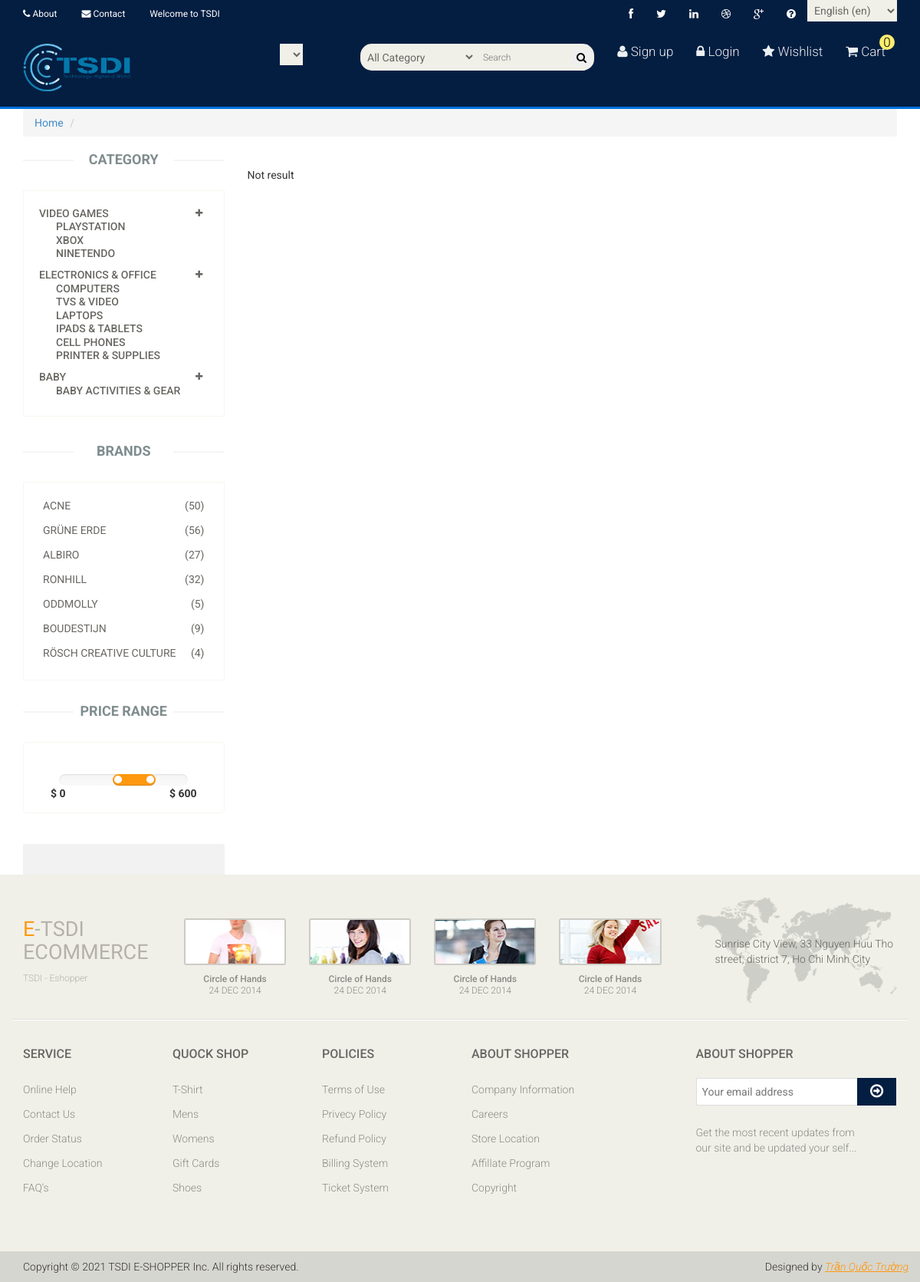
The app's page /category/8/PlayStation with its own data.
### home/models.py (models this page shows, shortened)
class Setting(models.Model):
    STATUS = (
        ('True','On'),
        ('False','Off')
    )
    title = models.CharField(max_length=255)
    slug = models.SlugField()
    keyword = models.CharField(max_length=255)
    company = models.CharField(max_length=50)
    address = models.CharField(blank=True, max_length=100)
    phone = models.CharField(blank=True, max_length=15)
    fax = models.CharField(blank=True, max_length=15)
    email = models.CharField(blank=True, max_length=50)
    smtpserver = models.CharField(blank=True, max_length=20)
    smtpemail = models.CharField(blank=True, max_length=20)
    smtppassword = models.CharField(blank=True, max_length=10)
    smtpport = models.CharField(blank=True, max_length=5)
    icon = models.ImageField(blank=True, upload_to="icon")
    facebook = models.CharField(blank=True, max_length=50)
    istagram = models.CharField(blank=True, max_length=50)
    twitter = models.CharField(blank=True, max_length=50)
    aboutus = RichTextUploadingField(blank=True)
    contactus = RichTextUploadingField(blank=True)
    reference = RichTextUploadingField(blank=True)
    status = models.CharField(max_length=10, choices=STATUS)
    created_at = models.DateTimeField(auto_now_add=True)
    updated_at = models.DateTimeField(auto_now_add=True)

### home/views.py (the view, shortened to what this page needs)
# urls.py: path('category/<int:id>/<slug:slug>', views.category, name='category'),
def category(request, id, slug):
    defaultlang = settings.LANGUAGE_CODE[0:2]
    currentlang = request.LANGUAGE_CODE[0:2]
    catdata = Category.objects.get(pk=id)
    product_slider = Product.objects.all().order_by('-id')[:4]
    setting = Setting.objects.get(pk=1)
    products = Product.objects.filter(category_id=id)  # default language
    context = {'products': products,
               'setting': setting,
               'product_slider': product_slider,
               'catdata': catdata
               }
    return render(request, 'categorys.html', context)

### home/templatetags/poll_extras.py (called while the page is built)
@register.simple_tag
def categorylist():
    return Category.objects.all()

@register.simple_tag
def shopcartcount(userid):
    count = ShopCart.objects.filter(user_id=userid).count()
    return count

### home/templates/categorys.html (shortened to what this page needs)
{% extends 'base.html' %}
{% load static %}
{% block content %}
<section>
    <div id="breadcrumb">
        <div class="container">
            <ul class="breadcrumb">
                <li><a href="/">Home</a></li>
                <li>{{ category_detail.title }}</li>
            </ul>
        </div>
    </div>
    <div class="container">
        <div class="row">
	        {%	include 'left.html' %}
        <div class="col-sm-9 padding-right">
        {% if category_list %}
        <div class="row">
            <div class="col-sm-2">PRODUCT</div>
            <div class="col-sm-5"></div>
            <div class="col-sm-2">CATEGORY</div>
            <div class="col-sm-1">PRICE</div>
            <div class="col-sm-1">QUANTITY</div>
            <div class="col-sm-1"></div>
        </div>
        {% else %}
        <div class="row"><div class="col-sm-12">Not result</div></div>
        {% endif %}
    </div>
        </div>
</section>
{% endblock %}

### home/templates/footer.html (shortened to what this page needs)
{% load static %}
{% load i18n %}
<footer id="footer">
    <div class="footer-top">
        <div class="container">
            <div class="row">
                <div class="col-sm-2">
                    <div class="companyinfo">
                        <h2><span>e</span>-{{ setting.title }}</h2>
                        <p>{{ setting.company }}</p>
                    </div>
                </div>
                <div class="col-sm-7">
                    <div class="col-sm-3">
                        <div class="video-gallery text-center">
                            <a href="#">
                                <div class="iframe-img">
                                    <img src="{% static 'images/home/iframe1.png' %}" alt="" />
                                </div>
                            </a>
                            <p>Circle of Hands</p>
                            <h2>24 DEC 2014</h2>
                        </div>
                    </div>
                    <div class="col-sm-3">
                        <div class="video-gallery text-center">
                            <a href="#">
                                <div class="iframe-img">
                                    <img src="{% static 'images/home/iframe2.png' %}" alt="" />
                                </div>
                            </a>
                            <p>Circle of Hands</p>
                            <h2>24 DEC 2014</h2>
                        </div>
                    </div>
                    <div class="col-sm-3">
                        <div class="video-gallery text-center">
                            <a href="#">
                                <div class="iframe-img">
                                    <img src="{% static 'images/home/iframe3.png' %}" alt="" />
                                </div>
                            </a>
                            <p>Circle of Hands</p>
                            <h2>24 DEC 2014</h2>
                        </div>
                    </div>
                    <div class="col-sm-3">
                        <div class="video-gallery text-center">
                            <a href="#">
                                <div class="iframe-img">
                                    <img src="{% static 'images/home/iframe4.png' %}" alt="" />
                                </div>
                            </a>
                            <p>Circle of Hands</p>
                            <h2>24 DEC 2014</h2>
                        </div>
                    </div>
                </div>
                <div class="col-sm-3">
                    <div class="address">
                        <img src="{% static 'images/home/map.png' %}" alt="" />
                        <p>{{ setting.address }}</p>
                    </div>
                </div>
            </div>
        </div>
    </div>
    <div class="footer-widget">
        <div class="container">
            <div class="row">
                <div class="col-sm-2">
                    <div class="single-widget">
                        <h2>{% trans 'Service' %}</h2>
                        <ul class="nav nav-pills nav-stacked">
                            <li><a href="#">{% trans 'Online Help' %}</a></li>
                            <li><a href="#">{% trans 'Contact Us' %}</a></li>
                            <li><a href="#">{% trans 'Order Status' %}</a></li>
                            <li><a href="#">{% trans 'Change Location' %}</a></li>
                            <li><a href="#">{% trans 'FAQ’s' %}</a></li>
                        </ul>
                    </div>
                </div>
                <div class="col-sm-2">
                    <div class="single-widget">
                        <h2>{% trans 'Quock Shop' %}</h2>
                        <ul class="nav nav-pills nav-stacked">
                            <li><a href="#">{% trans 'T-Shirt' %}</a></li>
                            <li><a href="#">{% trans 'Mens' %}</a></li>
                            <li><a href="#">{% trans 'Womens' %}</a></li>
                            <li><a href="#">{% trans 'Gift Cards' %}</a></li>
                            <li><a href="#">{% trans 'Shoes' %}</a></li>
                        </ul>
                    </div>
                </div>
                <div class="col-sm-2">
                    <div class="single-widget">
                        <h2>{% trans 'Policies' %}</h2>
                        <ul class="nav nav-pills nav-stacked">
                            <li><a href="#">{% trans 'Terms of Use' %}</a></li>
                            <li><a href="#">{% trans 'Privecy Policy' %}</a></li>
                            <li><a href="#">{% trans 'Refund Policy' %}</a></li>
                            <li><a href="#">{% trans 'Billing System' %}</a></li>
                            <li><a href="#">{% trans 'Ticket System' %}</a></li>
                        </ul>
                    </div>
                </div>
                <div class="col-sm-2">
                    <div class="single-widget">
                        <h2>{% trans 'About Shopper' %}</h2>
                        <ul class="nav nav-pills nav-stacked">
                            <li><a href="#">{% trans 'Company Information' %}</a></li>
                            <li><a href="#">{% trans 'Careers' %}</a></li>
                            <li><a href="#">{% trans 'Store Location' %}</a></li>
                            <li><a href="#">{% trans 'Affillate Program' %}</a></li>
                            <li><a href="#">{% trans 'Copyright' %}</a></li>
                        </ul>
                    </div>
                </div>
                <div class="col-sm-3 col-sm-offset-1">
                    <div class="single-widget">
                        <h2>{% trans 'About Shopper' %}</h2>
                        <form action="#" class="searchform">
                            <input type="text" placeholder="{% trans 'Your email address' %}" />
                            <button type="submit" class="btn btn-default"><i class="fa fa-arrow-circle-o-right"></i></button>
                            <p>{% trans 'Get the most recent updates from' %} <br />{% trans 'our site and be updated your self...' %}</p>
                        </form>
                    </div>
                </div>
            </div>
        </div>
    </div>
    <div class="footer-bottom">
        <div class="container">
            <div class="row">
                <p class="pull-left">{% trans ' Copyright © 2021 TSDI E-SHOPPER Inc. All rights reserved.' %}</p>
                <p class="pull-right">{% trans 'Designed by' %} <span><a  href="call:0908855654">Trần Quốc Trường</a></span></p>
            </div>
        </div>
    </div>
</footer>

### static/css/main.css (style rules this page uses)
body { font-family: 'Roboto', sans-serif; background:; position: relative; font-weight:400px; }
ul li { list-style: none; }
a { -webkit-transition: 300ms; -moz-transition: 300ms; -o-transition: 300ms; transition: 300ms; }
h1, h2, h3, h4, h5, h6 { font-family: 'Roboto', sans-serif; }
#footer { background: #F0F0E9; }
.footer-top .container { border-bottom: 1px solid #E0E0DA; padding-bottom: 20px; }
.companyinfo { margin-top: 57px; }
.companyinfo h2 { color: #B4B1AB; font-family: abel; font-size: 27px; text-transform: uppercase; }
.companyinfo h2 span { color:#FE980F; }
.companyinfo p { color: #B3B3AD; font-family: 'Roboto', sans-serif; font-size: 12px; font-weight: 300; }
.footer-top .col-sm-3 { overflow: hidden; }
.video-gallery { margin-top: 57px; position: inherit; }
.video-gallery a img { height: 100%; width: 100%; }
.iframe-img { position: relative; display: block; height: 61px; margin-bottom: 10px; border: 2px solid #CCCCC6; border-radius: 3px; }
.video-gallery p { color: #8C8C88; font-family: 'Roboto', sans-serif; font-size: 12px; font-weight: 500; margin-bottom:0px; }
.video-gallery h2 { color: #8c8c88; font-family: 'Roboto', sans-serif; font-size: 12px; font-weight: 300; text-transform:uppercase; margin-top:0px; }
.address { margin-top: 30px; position: relative; overflow: hidden; }
.address img { width:100%; }
.address p { color: #666663; font-family: 'Roboto', sans-serif; font-size: 14px; font-weight: 300; left: 25px; position: absolute; top: 50px; }
.footer-widget { margin-bottom: 68px; }
.footer-widget .container { border-top: 1px solid #FFFFFF; padding-top: 15px; }
.single-widget h2 { color: #666663; font-family: 'Roboto', sans-serif; font-size: 16px; font-weight: 500; margin-bottom: 22px; text-transform: uppercase; }
.single-widget ul li a { color: #8C8C88; font-family: 'Roboto', sans-serif; font-size: 14px; font-weight: 300; padding: 5px 0; }
.searchform input { border: 1px solid #DDDDDD; color: #CCCCC6; font-family: 'Roboto', sans-serif; font-size: 14px; margin-top: 0; outline: medium none; padding: 7px; width: 212px; }
.searchform button { background: #041e42; border: medium none; border-radius: 0; margin-left: -5px; margin-top: -3px; padding: 7px 17px; }
.searchform button i { color: #FFFFFF; font-size: 20px; }
.searchform p { color: #8C8C88; font-family: 'Roboto', sans-serif; font-size: 14px; font-weight: 300; margin-top: 25px; }
.footer-bottom { background: #D6D6D0; padding-top: 10px; }
.footer-bottom p { color: #363432; font-family: 'Roboto', sans-serif; font-weight: 300; margin-left: 15px; }
.footer-bottom p span a { color: #FE980F; font-style: italic; text-decoration: underline; }
.category-products .panel-default .panel-heading { background-color: #FFFFFF; border: 0 none; color: #FFFFFF; padding: 5px 20px; }
.category-products .panel-default .panel-heading .panel-title a { color: #696763; font-family: 'Roboto', sans-serif; font-size: 14px; text-decoration: none; text-transform: uppercase; }
.category-products .badge { background:none; border-radius: 10px; color: #696763; display: inline-block; font-size: 12px; font-weight: bold; line-height: 1; min-width: 10px; padding: 3px 7px; text-align: center; vertical-align: baseline; white-space: nowrap; }
.padding-right { padding-right: 0; }

### records on screen
Setting: title "TSDI ECOMMERCE", company "TSDI - Eshopper", address "Sunrise City View, 33 Nguyen Huu Tho street, district 7, Ho Chi Minh City"

### other values on screen
{{ count }} "0"
{{ category | safe }} "VIDEO GAMES PLAYSTATION XBOX NINETENDO ELECTRONICS & OFFICE COMPUTERS TVS & VIDEO LAPTOPS IPADS & TABLETS CELL PHONES PRINTER & SUPPLIES BABY BABY ACTIVITIES & GEAR"
form field language "English (en)"
